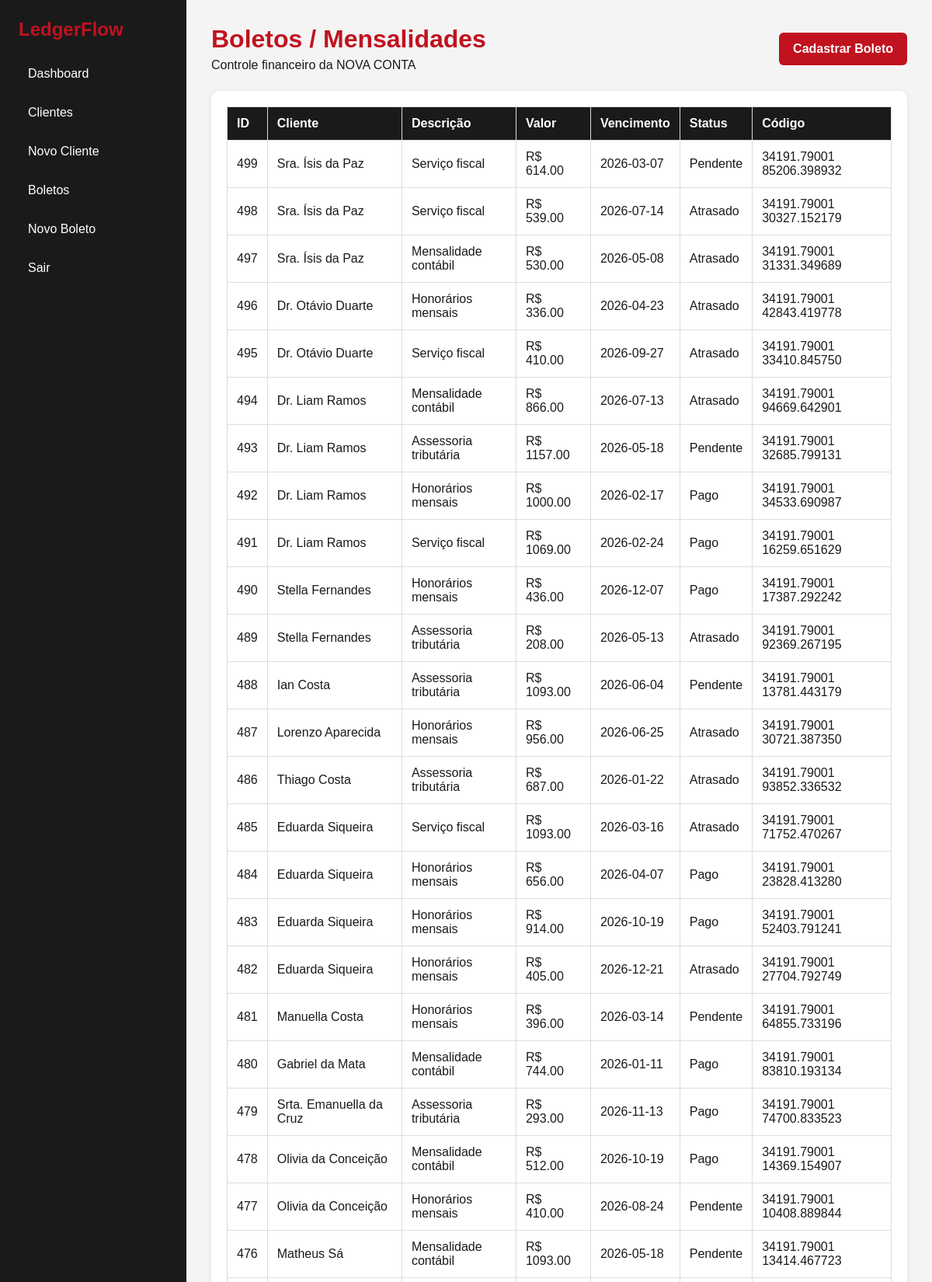
The app's page /financeiro/mensalidades (signed in, upper part) with its own data.
### app/models.py (models this page shows)
class Mensalidade(db.Model):
    __tablename__ = "mensalidades"
    id = db.Column(db.Integer, primary_key=True)
    cliente_id = db.Column(db.Integer, db.ForeignKey("clientes.id"), nullable=False)
    descricao = db.Column(db.String(150), nullable=False)
    valor = db.Column(db.Float, nullable=False)
    vencimento = db.Column(db.String(20), nullable=False)
    status = db.Column(db.String(50), nullable=False, default="Pendente")
    codigo_boleto = db.Column(db.String(120))
    cliente = db.relationship("Cliente", backref="mensalidades")

class Cliente(db.Model):
    __tablename__ = "clientes"
    id = db.Column(db.Integer, primary_key=True)
    nome = db.Column(db.String(120), nullable=False)
    empresa = db.Column(db.String(120), nullable=False)
    cidade = db.Column(db.String(120), nullable=False)
    email = db.Column(db.String(120))
    telefone = db.Column(db.String(30))
    documento = db.Column(db.String(30))

### app/routes/financeiro.py (the view)
@bp.route("/mensalidades")
@login_required
def mensalidades():
    data = Mensalidade.query.order_by(Mensalidade.id.desc()).all()
    return render_template("mensalidades.html", data=data)

### app/__init__.py (called while the page is built)
def create_app():
    app = Flask(__name__, instance_relative_config=True)
    app.config.from_object(Config)
    db.init_app(app)
    login_manager.init_app(app)
    from .models import Colaborador
    @login_manager.user_loader
    def load_user(user_id):
        return db.session.get(Colaborador, int(user_id))
    from .routes.main import bp as main_bp
    from .routes.auth import bp as auth_bp
    from .routes.clientes import bp as clientes_bp
    from .routes.financeiro import bp as financeiro_bp
    from .routes.api import bp as api_bp
    app.register_blueprint(main_bp)
    app.register_blueprint(auth_bp)
    app.register_blueprint(clientes_bp)
    app.register_blueprint(financeiro_bp)
    app.register_blueprint(api_bp)
    with app.app_context():
        db.create_all()
    return app

### app/templates/mensalidades.html (shortened to what this page needs)
<!DOCTYPE html>
<html lang="pt-BR">
<head>
    <link rel="stylesheet" href="{{ url_for('static', filename='style.css') }}">
</head>
<body>
    <div class="layout">
        <aside class="sidebar">
            <h2>LedgerFlow</h2>
            <nav>
                <a href="{{ url_for('main.dashboard') }}">Dashboard</a>
                <a href="{{ url_for('clientes.lista') }}">Clientes</a>
                <a href="{{ url_for('clientes.novo') }}">Novo Cliente</a>
                <a href="{{ url_for('financeiro.mensalidades') }}">Boletos</a>
                <a href="{{ url_for('financeiro.novo_boleto') }}">Novo Boleto</a>
                <a href="{{ url_for('auth.logout') }}">Sair</a>
            </nav>
        </aside>
        <main class="content">
            <header class="page-header page-flex">
                <div>
                    <h1>Boletos / Mensalidades</h1>
                    <p>Controle financeiro da NOVA CONTA</p>
                </div>
                <a class="btn-primary inline-btn" href="{{ url_for('financeiro.novo_boleto') }}">Cadastrar Boleto</a>
            </header>
            <div class="card">
                <table>
                    <thead>
                        <tr>
                            <th>ID</th>
                            <th>Cliente</th>
                            <th>Descrição</th>
                            <th>Valor</th>
                            <th>Vencimento</th>
                            <th>Status</th>
                            <th>Código</th>
                        </tr>
                    </thead>
                    <tbody>
                        {% for m in data %}
                        <tr>
                            <td>{{ m.id }}</td>
                            <td>{{ m.cliente.nome if m.cliente else m.cliente_id }}</td>
                            <td>{{ m.descricao }}</td>
                            <td>R$ {{ "%.2f"|format(m.valor) }}</td>
                            <td>{{ m.vencimento }}</td>
                            <td>{{ m.status }}</td>
                            <td>{{ m.codigo_boleto or '' }}</td>
                        </tr>
                        {% endfor %}
                    </tbody>
                </table>
            </div>
        </main>
    </div>
</body>
</html>

### app/static/style.css (style rules this page uses)
* { margin: 0; padding: 0; box-sizing: border-box; }
body { font-family: Arial, Helvetica, sans-serif; background: #F4F4F4; color: #1A1A1A; }
.layout { display: flex; min-height: 100vh; }
.sidebar { width: 240px; background: #1A1A1A; color: #FFFFFF; padding: 24px; }
.sidebar h2 { color: #C1121F; margin-bottom: 24px; }
.sidebar nav a { display: block; color: #FFFFFF; text-decoration: none; margin-bottom: 12px; padding: 10px 12px; border-radius: 6px; transition: 0.2s; }
.content { flex: 1; padding: 32px; }
.page-header { margin-bottom: 24px; }
.page-header h1 { color: #C1121F; margin-bottom: 6px; }
.page-flex { display: flex; justify-content: space-between; align-items: center; gap: 16px; }
.card { background: #FFFFFF; border-radius: 10px; padding: 20px; box-shadow: 0 2px 8px rgba(0, 0, 0, 0.08); }
table { width: 100%; border-collapse: collapse; background: #FFFFFF; }
table th, table td { padding: 12px; border: 1px solid #DDD; text-align: left; }
table th { background: #1A1A1A; color: #FFFFFF; }
.form-group button, button, .btn-primary { width: 100%; background: #C1121F; color: #FFFFFF; border: none; padding: 12px; border-radius: 6px; cursor: pointer; font-weight: bold; text-decoration: none; display: inline-block; text-align: center; }
.inline-btn { width: auto; padding: 12px 18px; }

### records on screen
Mensalidade: id "499", cliente "Sra. Ísis da Paz", descricao "Serviço fiscal", valor "614.00", vencimento "2026-03-07", status "Pendente", codigo_boleto "34191.79001 85206.398932"
Mensalidade: id "498", cliente "Sra. Ísis da Paz", descricao "Serviço fiscal", valor "539.00", vencimento "2026-07-14", status "Atrasado", codigo_boleto "34191.79001 30327.152179"
Mensalidade: id "497", cliente "Sra. Ísis da Paz", descricao "Mensalidade contábil", valor "530.00", vencimento "2026-05-08", status "Atrasado", codigo_boleto "34191.79001 31331.349689"
Mensalidade: id "496", cliente "Dr. Otávio Duarte", descricao "Honorários mensais", valor "336.00", vencimento "2026-04-23", status "Atrasado", codigo_boleto "34191.79001 42843.419778"
Mensalidade: id "495", cliente "Dr. Otávio Duarte", descricao "Serviço fiscal", valor "410.00", vencimento "2026-09-27", status "Atrasado", codigo_boleto "34191.79001 33410.845750"
Mensalidade: id "494", cliente "Dr. Liam Ramos", descricao "Mensalidade contábil", valor "866.00", vencimento "2026-07-13", status "Atrasado", codigo_boleto "34191.79001 94669.642901"
Mensalidade: id "493", cliente "Dr. Liam Ramos", descricao "Assessoria tributária", valor "1157.00", vencimento "2026-05-18", status "Pendente", codigo_boleto "34191.79001 32685.799131"
Mensalidade: id "492", cliente "Dr. Liam Ramos", descricao "Honorários mensais", valor "1000.00", vencimento "2026-02-17", status "Pago", codigo_boleto "34191.79001 34533.690987"
Mensalidade: id "491", cliente "Dr. Liam Ramos", descricao "Serviço fiscal", valor "1069.00", vencimento "2026-02-24", status "Pago", codigo_boleto "34191.79001 16259.651629"
Mensalidade: id "490", cliente "Stella Fernandes", descricao "Honorários mensais", valor "436.00", vencimento "2026-12-07", status "Pago", codigo_boleto "34191.79001 17387.292242"
Mensalidade: id "489", cliente "Stella Fernandes", descricao "Assessoria tributária", valor "208.00", vencimento "2026-05-13", status "Atrasado", codigo_boleto "34191.79001 92369.267195"
Mensalidade: id "488", cliente "Ian Costa", descricao "Assessoria tributária", valor "1093.00", vencimento "2026-06-04", status "Pendente", codigo_boleto "34191.79001 13781.443179"
Mensalidade: id "487", cliente "Lorenzo Aparecida", descricao "Honorários mensais", valor "956.00", vencimento "2026-06-25", status "Atrasado", codigo_boleto "34191.79001 30721.387350"
Mensalidade: id "486", cliente "Thiago Costa", descricao "Assessoria tributária", valor "687.00", vencimento "2026-01-22", status "Atrasado", codigo_boleto "34191.79001 93852.336532"
Mensalidade: id "485", cliente "Eduarda Siqueira", descricao "Serviço fiscal", valor "1093.00", vencimento "2026-03-16", status "Atrasado", codigo_boleto "34191.79001 71752.470267"
Mensalidade: id "484", cliente "Eduarda Siqueira", descricao "Honorários mensais", valor "656.00", vencimento "2026-04-07", status "Pago", codigo_boleto "34191.79001 23828.413280"
Mensalidade: id "483", cliente "Eduarda Siqueira", descricao "Honorários mensais", valor "914.00", vencimento "2026-10-19", status "Pago", codigo_boleto "34191.79001 52403.791241"
Mensalidade: id "482", cliente "Eduarda Siqueira", descricao "Honorários mensais", valor "405.00", vencimento "2026-12-21", status "Atrasado", codigo_boleto "34191.79001 27704.792749"
Mensalidade: id "481", cliente "Manuella Costa", descricao "Honorários mensais", valor "396.00", vencimento "2026-03-14", status "Pendente", codigo_boleto "34191.79001 64855.733196"
Mensalidade: id "480", cliente "Gabriel da Mata", descricao "Mensalidade contábil", valor "744.00", vencimento "2026-01-11", status "Pago", codigo_boleto "34191.79001 83810.193134"
Mensalidade: id "479", cliente "Srta. Emanuella da Cruz", descricao "Assessoria tributária", valor "293.00", vencimento "2026-11-13", status "Pago", codigo_boleto "34191.79001 74700.833523"
Mensalidade: id "478", cliente "Olivia da Conceição", descricao "Mensalidade contábil", valor "512.00", vencimento "2026-10-19", status "Pago", codigo_boleto "34191.79001 14369.154907"
Mensalidade: id "477", cliente "Olivia da Conceição", descricao "Honorários mensais", valor "410.00", vencimento "2026-08-24", status "Pendente", codigo_boleto "34191.79001 10408.889844"
Mensalidade: id "476", cliente "Matheus Sá", descricao "Mensalidade contábil", valor "1093.00", vencimento "2026-05-18", status "Pendente", codigo_boleto "34191.79001 13414.467723"
